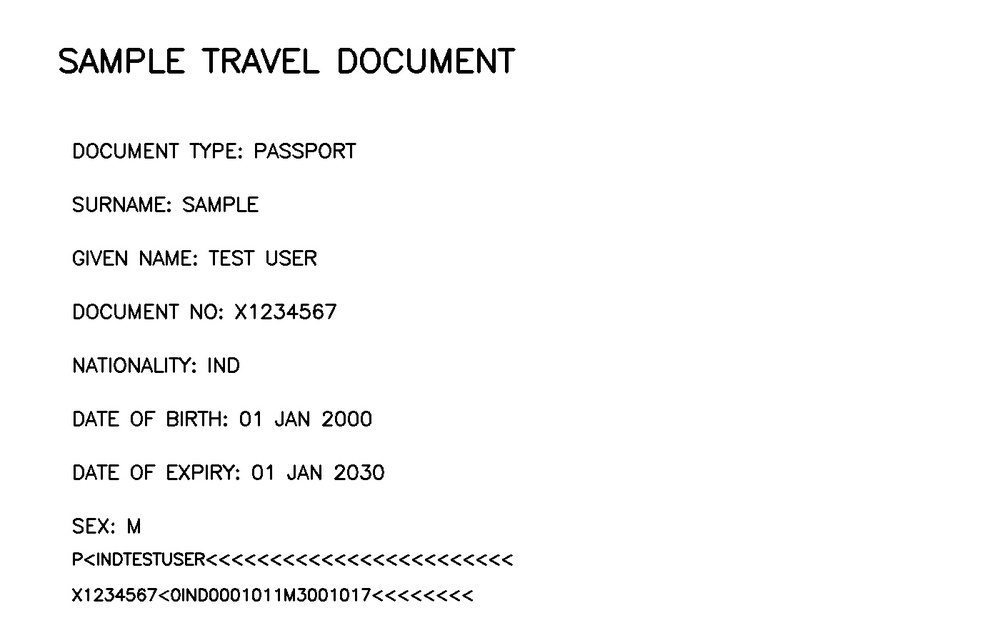
#> input picture sample_documents/sample_passport.jpg, 1000 x 643 px, shrunk from 1400 x 900 before the run
$ python test_tampering.py
#> lines starting #> are read from the running program, lines starting #| are printed output that depends on the picture; after the words box and inside, x2 and y2 are one past the last pixel; in counts of white or black regions, pixels touching at a corner belong together
### backend/document_ai/tampering/detector.py
import cv2
import numpy as np
from pathlib import Path


class DocumentTamperingDetector:
    """
    Basic document tampering detector.

    Detects suspicious image regions using:
    - Error Level Analysis (ELA-like analysis)
    - Edge inconsistency
    - Noise inconsistency
    """

    def __init__(self, threshold: float = 0.35):
        self.threshold = threshold

    def load_image(self, image_path: str):
#> called with image_path = 'sample_documents/sample_passport.jpg'
        path = Path(image_path)

        if not path.exists():
            raise FileNotFoundError(
                f"Document image not found: {image_path}"
            )

        image = cv2.imread(str(path), cv2.IMREAD_COLOR)
#> image is the input picture: shape (643, 1000, 3); min 0, max 255, mean 248.1

        if image is None:
            raise ValueError(
                f"Could not read document image: {image_path}"
            )

        return image

    def analyze(self, image_path: str) -> dict:
        image = self.load_image(image_path)

        gray = cv2.cvtColor(image, cv2.COLOR_BGR2GRAY)

        # Blur image to estimate local noise
        blurred = cv2.GaussianBlur(gray, (5, 5), 0)

        # Difference between original and blurred image
        noise_map = cv2.absdiff(gray, blurred)
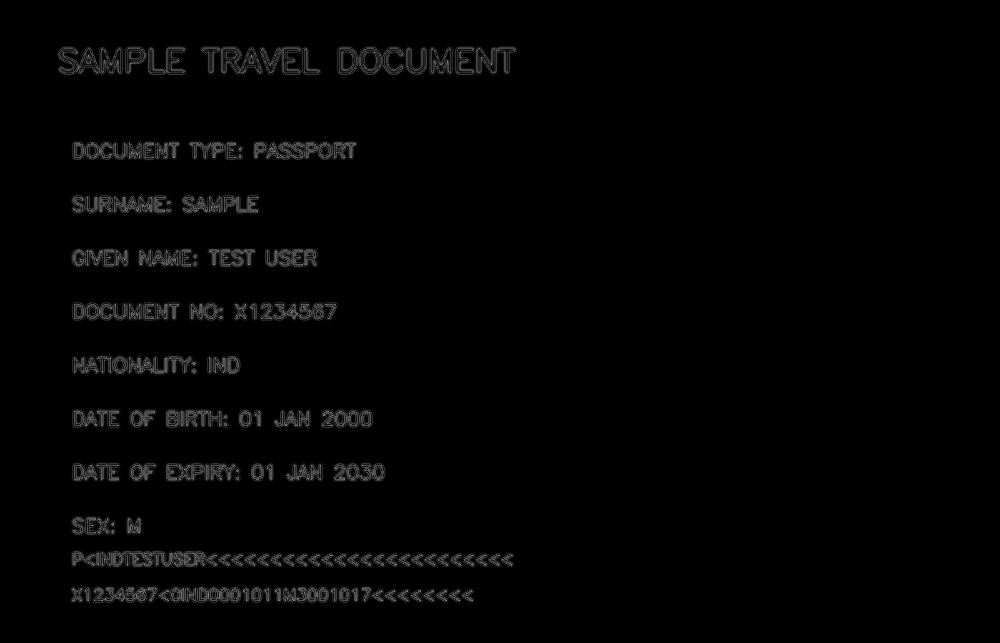
#> noise_map: shape (643, 1000); min 0, max 160, mean 3.3

        # Normalize
        noise_score = float(np.mean(noise_map) / 255.0)
#> noise_score = 0.013

        # Edge analysis
        edges = cv2.Canny(gray, 100, 200)
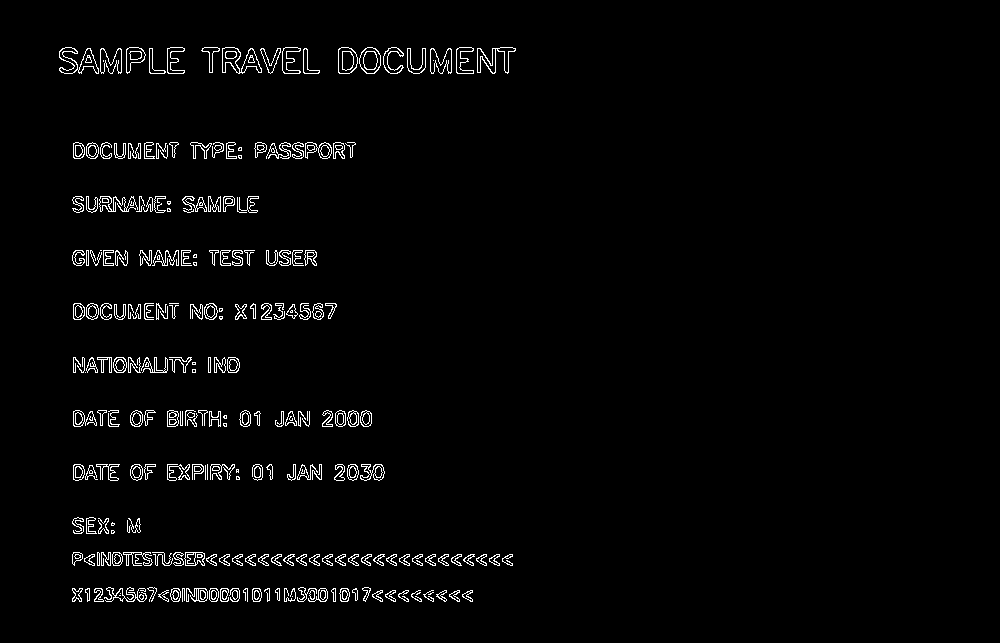
#> edges: shape (643, 1000); 2.3% white in thin lines or dots, all inside (x1, y1, x2, y2) = (59, 47, 516, 602)
        edge_density = float(np.mean(edges > 0))
#> edge_density = 0.0231

        # Local variance
        mean = cv2.blur(gray.astype(np.float32), (15, 15))
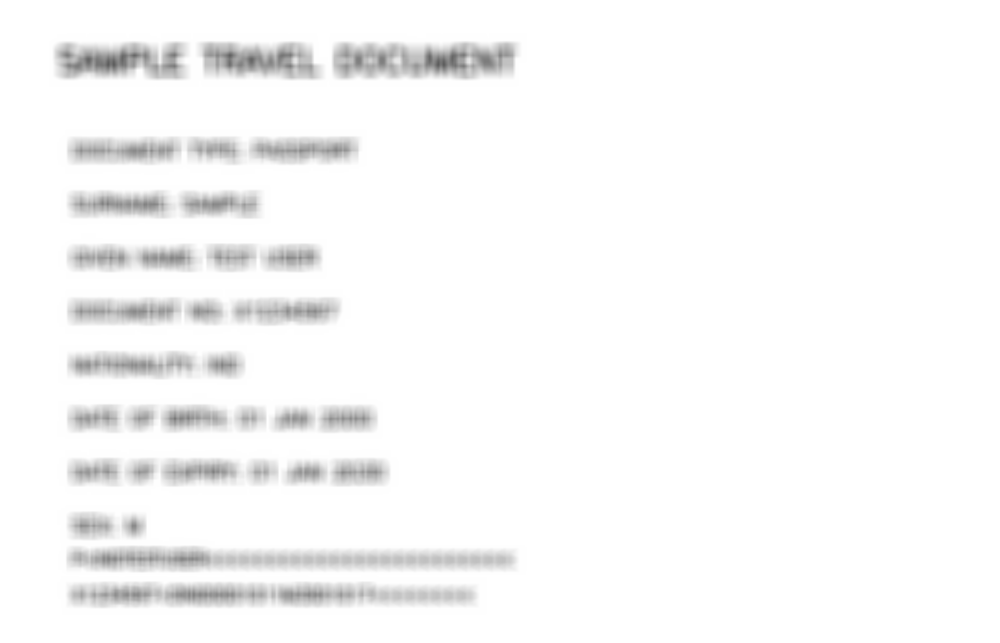
#> mean: shape (643, 1000) float32; min 93.87, max 255, mean 248.1
        sq_mean = cv2.blur(
            (gray.astype(np.float32) ** 2),
            (15, 15)
        )
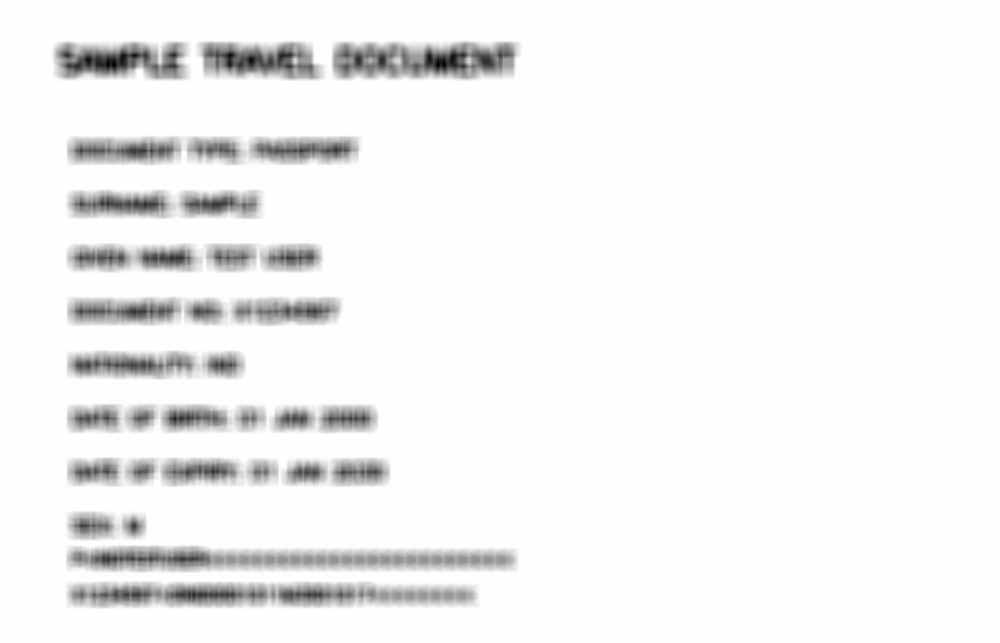
#> sq_mean: shape (643, 1000) float32; min 20377.2, max 65025, mean 62976.3; drawn with min black and max white

        variance = np.maximum(sq_mean - (mean ** 2), 0)
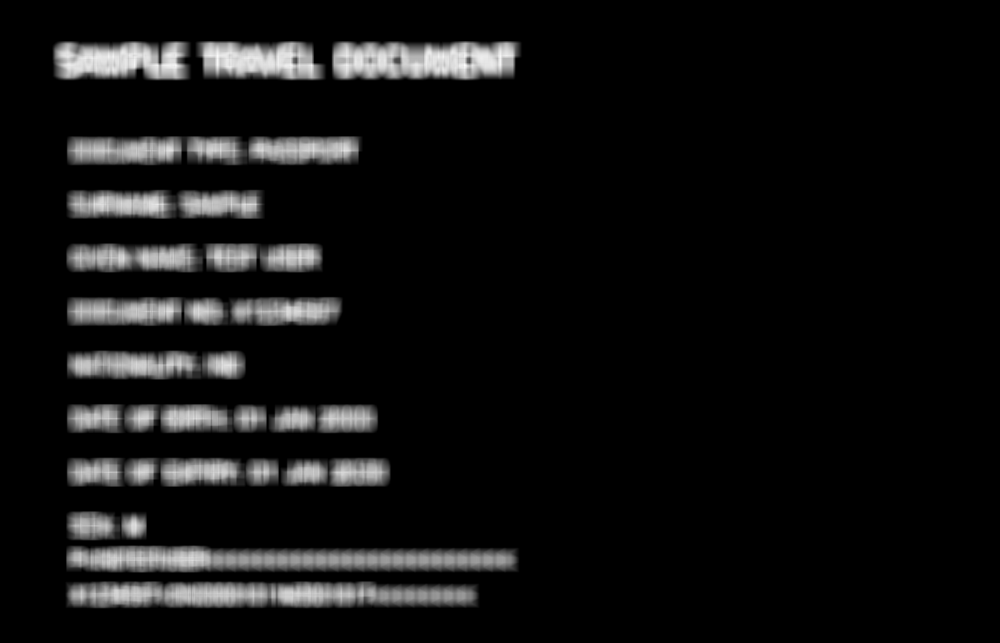
#> variance: shape (643, 1000) float32; min 0, max 14541.6, mean 1011.5; drawn with min black and max white

        variance_score = float(
            np.mean(variance) / (255.0 ** 2)
        )
#> variance_score = 0.0156

        # Combined heuristic score
        suspicious_score = min(
            1.0,
            (
                noise_score * 0.45
                + edge_density * 0.25
                + variance_score * 0.30
            )
        )
#> suspicious_score = 0.0163

        tampered = suspicious_score >= self.threshold
#> tampered = False

        return {
            "tampered": bool(tampered),
            "risk_score": round(suspicious_score, 4),
            "noise_score": round(noise_score, 4),
            "edge_density": round(edge_density, 4),
            "variance_score": round(variance_score, 4),
            "message": (
                "Potential tampering detected"
                if tampered
                else "No obvious tampering detected"
            ),
        }

### backend/document_ai/tampering/test_tampering.py
from pathlib import Path

from backend.document_ai.tampering.detector import (
    DocumentTamperingDetector
)


def main():
    image_path = (
        Path(__file__).resolve().parents[3]
        / "sample_documents"
        / "sample_passport.jpg"
    )

    detector = DocumentTamperingDetector()

    result = detector.analyze(str(image_path))
#> result = {'tampered': False, 'risk_score': 0.0163, 'noise_score': 0.013, 'edge_density': 0.0231, 'variance_score': 0.0156, 'message': 'No obvious tampering detected'}

    print("\n===============================")
    print("     TAMPERING DETECTION TEST")
    print("===============================\n")

    for key, value in result.items():
        print(f"{key}: {value}")
#> this loop made 6 passes
#> (key, value) on passes 1 to 6: ('tampered', False), ('risk_score', 0.0163), ('noise_score', 0.013), ('edge_density', 0.0231), ('variance_score', 0.0156), ('message', 'No obvious tampering detected')
#| tampered: False
#| risk_score: 0.0163
#| noise_score: 0.013
#| edge_density: 0.0231
#| variance_score: 0.0156
#| message: No obvious tampering detected


if __name__ == "__main__":
    main()
